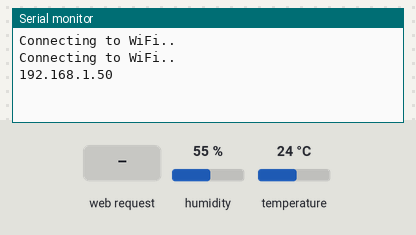
A sketch run on a simulated ESP32. Shown: the last lines printed to the serial monitor. Inputs (shaded band) come from the test bench; at power-on: humidity 55 %, temperature 24 °C. WiFi joins after 1.5 s; servers stay silent unless stated.

Above: at 3.2 s.
3.3 s: HTTP request GET /temperature received
At 4.5 s:
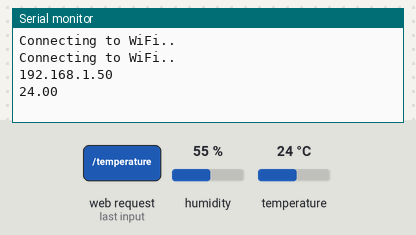
4.8 s: HTTP request GET /humidity received
At 6.1 s:
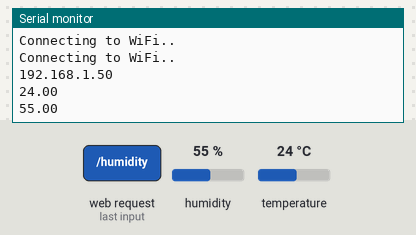

The sketch:

ESP32DHT11WEBSERVER.ino
```cpp
#include "WiFi.h"
#include "ESPAsyncWebSrv.h"
#include <Adafruit_Sensor.h>
#include <DHT.h>
#include <SPIFFS.h>

// Replace with your network credentials
const char* ssid = "Maria";
const char* password = "maria2350";

#define DHTPIN 5     // Digital pin connected to the DHT sensor

// Uncomment the type of sensor in use:
#define DHTTYPE    DHT11     // DHT 11
//#define DHTTYPE    DHT22     // DHT 22 (AM2302)
//#define DHTTYPE    DHT21     // DHT 21 (AM2301)

DHT dht(DHTPIN, DHTTYPE);

// Create AsyncWebServer object on port 80
AsyncWebServer server(80);

String readDHTTemperature() {
  // Sensor readings may also be up to 2 seconds 'old' (its a very slow sensor)
  // Read temperature as Celsius (the default)
  float t = dht.readTemperature();
  // Read temperature as Fahrenheit (isFahrenheit = true)
  //float t = dht.readTemperature(true);
  // Check if any reads failed and exit early (to try again).
  if (isnan(t)) {
    Serial.println("Failed to read from DHT sensor!");
    return "--";
  }
  else {
    Serial.println(t);
    return String(t);
  }
}

String readDHTHumidity() {
  // Sensor readings may also be up to 2 seconds 'old' (its a very slow sensor)
  float h = dht.readHumidity();
  if (isnan(h)) {
    Serial.println("Failed to read from DHT sensor!");
    return "--";
  }
  else {
    Serial.println(h);
    return String(h);
  }
}

void setup(){
  // Serial port for debugging purposes
  Serial.begin(115200);

  dht.begin();

  // Connect to Wi-Fi
  WiFi.begin(ssid, password);
  while (WiFi.status() != WL_CONNECTED) {
    delay(1000);
    Serial.println("Connecting to WiFi..");
  }

  // Print ESP32 Local IP Address
  Serial.println(WiFi.localIP());

  // Serve files from the "data" folder on the web server
  server.serveStatic("/", SPIFFS, "/data");

  // Route for root / web page
  server.on("/", HTTP_GET, [](AsyncWebServerRequest *request){
    request->send(SPIFFS, "/data/index.html", String(), false);
  });

  // Route for temperature data
  server.on("/temperature", HTTP_GET, [](AsyncWebServerRequest *request){
    String temperature = readDHTTemperature();
    request->send(200, "text/plain", temperature);
  });

  // Route for humidity data
  server.on("/humidity", HTTP_GET, [](AsyncWebServerRequest *request){
    String humidity = readDHTHumidity();
    request->send(200, "text/plain", humidity);
  });

  // Start server
  server.begin();
}

void loop(){
  // Your loop code here
}
```

Measured:
- after the input at 3.3 s, the serial monitor: prints a new line at once (image 1)
- after the input at 4.8 s, the serial monitor: prints a new line at once (image 2)
